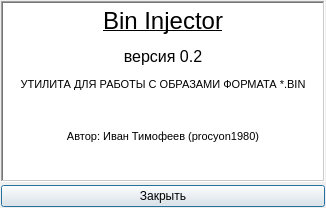
<?xml version="1.0" encoding="UTF-8"?>
<ui version="4.0">
 <class>DialogAbout</class>
 <widget class="QDialog" name="DialogAbout">
  <property name="geometry">
   <rect>
    <x>0</x>
    <y>0</y>
    <width>326</width>
    <height>208</height>
   </rect>
  </property>
  <property name="sizePolicy">
   <sizepolicy hsizetype="Fixed" vsizetype="Fixed">
    <horstretch>0</horstretch>
    <verstretch>0</verstretch>
   </sizepolicy>
  </property>
  <property name="minimumSize">
   <size>
    <width>326</width>
    <height>208</height>
   </size>
  </property>
  <property name="maximumSize">
   <size>
    <width>326</width>
    <height>208</height>
   </size>
  </property>
  <property name="windowTitle">
   <string>О программе</string>
  </property>
  <property name="windowIcon">
   <iconset resource="../resources.qrc">
    <normaloff>:/icons/bininjector.png</normaloff>:/icons/bininjector.png</iconset>
  </property>
  <layout class="QVBoxLayout" name="verticalLayout">
   <property name="spacing">
    <number>3</number>
   </property>
   <property name="leftMargin">
    <number>1</number>
   </property>
   <property name="topMargin">
    <number>1</number>
   </property>
   <property name="rightMargin">
    <number>1</number>
   </property>
   <property name="bottomMargin">
    <number>1</number>
   </property>
   <item>
    <widget class="QTextBrowser" name="textBrowser_About">
     <property name="frameShape">
      <enum>QFrame::WinPanel</enum>
     </property>
     <property name="frameShadow">
      <enum>QFrame::Sunken</enum>
     </property>
     <property name="lineWidth">
      <number>3</number>
     </property>
     <property name="midLineWidth">
      <number>3</number>
     </property>
     <property name="documentTitle">
      <string/>
     </property>
     <property name="html">
      <string>&lt;!DOCTYPE HTML PUBLIC &quot;-//W3C//DTD HTML 4.0//EN&quot; &quot;http://www.w3.org/TR/REC-html40/strict.dtd&quot;&gt;
&lt;html&gt;&lt;head&gt;&lt;meta name=&quot;qrichtext&quot; content=&quot;1&quot; /&gt;&lt;style type=&quot;text/css&quot;&gt;
p, li { white-space: pre-wrap; }
&lt;/style&gt;&lt;/head&gt;&lt;body style=&quot; font-family:'Noto Sans'; font-size:9pt; font-weight:400; font-style:normal;&quot;&gt;
&lt;p align=&quot;center&quot; style=&quot; margin-top:0px; margin-bottom:0px; margin-left:0px; margin-right:0px; -qt-block-indent:0; text-indent:0px;&quot;&gt;&lt;span style=&quot; font-size:18pt; text-decoration: underline;&quot;&gt;Bin Injector&lt;/span&gt;&lt;/p&gt;
&lt;p align=&quot;center&quot; style=&quot; margin-top:12px; margin-bottom:12px; margin-left:0px; margin-right:0px; -qt-block-indent:0; text-indent:0px;&quot;&gt;&lt;span style=&quot; font-size:12pt;&quot;&gt;версия 0.2&lt;/span&gt;&lt;/p&gt;
&lt;p align=&quot;center&quot; style=&quot; margin-top:12px; margin-bottom:12px; margin-left:0px; margin-right:0px; -qt-block-indent:0; text-indent:0px;&quot;&gt;&lt;span style=&quot; font-size:8pt;&quot;&gt;УТИЛИТА ДЛЯ РАБОТЫ С ОБРАЗАМИ ФОРМАТА *.BIN&lt;/span&gt;&lt;/p&gt;
&lt;p align=&quot;center&quot; style=&quot;-qt-paragraph-type:empty; margin-top:12px; margin-bottom:12px; margin-left:0px; margin-right:0px; -qt-block-indent:0; text-indent:0px; font-size:10pt;&quot;&gt;&lt;br /&gt;&lt;/p&gt;
&lt;p align=&quot;center&quot; style=&quot; margin-top:12px; margin-bottom:12px; margin-left:0px; margin-right:0px; -qt-block-indent:0; text-indent:0px;&quot;&gt;&lt;span style=&quot; font-size:8pt;&quot;&gt;Автор: Иван Тимофеев (procyon1980)&lt;/span&gt;&lt;/p&gt;&lt;/body&gt;&lt;/html&gt;</string>
     </property>
     <property name="acceptRichText">
      <bool>false</bool>
     </property>
     <property name="textInteractionFlags">
      <set>Qt::TextSelectableByMouse</set>
     </property>
     <property name="openLinks">
      <bool>false</bool>
     </property>
    </widget>
   </item>
   <item>
    <widget class="QPushButton" name="pushButton_Close">
     <property name="text">
      <string>Закрыть</string>
     </property>
    </widget>
   </item>
  </layout>
 </widget>
 <resources>
  <include location="../resources.qrc"/>
 </resources>
 <connections>
  <connection>
   <sender>pushButton_Close</sender>
   <signal>clicked()</signal>
   <receiver>DialogAbout</receiver>
   <slot>accept()</slot>
   <hints>
    <hint type="sourcelabel">
     <x>162</x>
     <y>186</y>
    </hint>
    <hint type="destinationlabel">
     <x>162</x>
     <y>100</y>
    </hint>
   </hints>
  </connection>
 </connections>
</ui>
